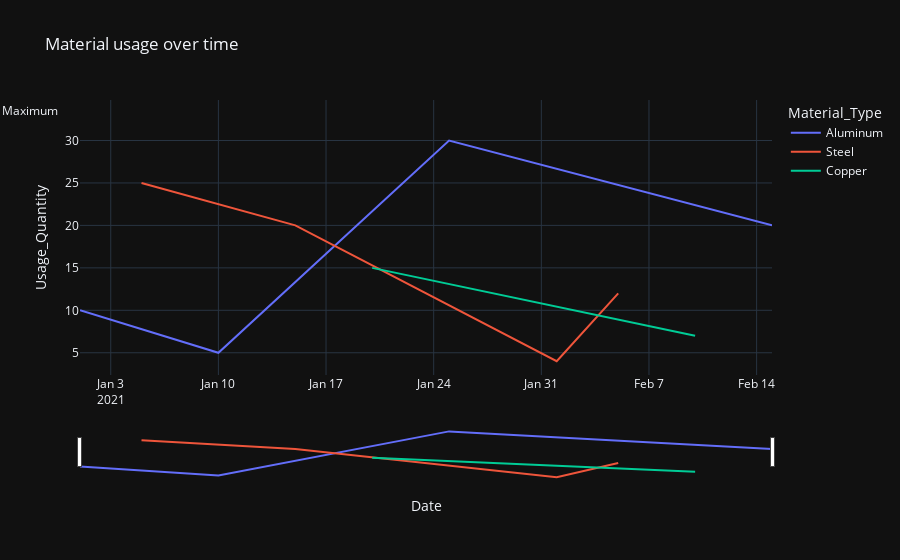

The notebook cell this image was saved under:
### Code cell
# using plotly's api to add the features
fig = px.line(data, x="Date", y="Quantity", color="Material_Type", title="Material usage over time", 
            labels={"Quantity": "Usage_Quantity", "Date": "Date", "Material_Type":"Material_Type"}, 
            template="plotly_dark")

fig.update_xaxes(rangeslider_visible=True)

# add annotations (example: annotate maximum value, can be customized further)
max_point = data[data["Quantity"] == data["Quantity"].max()]
fig.add_annotation(x=max_point["Date"].values[0], y= max_point["Quantity"].values[0], text="Maximum", showarrow =True, arrowhead= 1)

fig.show()
plt.show()

### Figure 1 — Plotly figure (JSON) as saved in the notebook; plotly's stock layout.template omitted (floating-point values rounded to 4 significant figures)
{"data": [{"hovertemplate": "Material_Type=Aluminum<br>Date=%{x}<br>Usage_Quantity=%{y}<extra></extra>", "legendgroup": "Aluminum", "line": {"color": "#636efa", "dash": "solid"}, "marker": {"symbol": "circle"}, "mode": "lines", "name": "Aluminum", "orientation": "v", "showlegend": true, "type": "scatter", "x": ["2021-01-01T00:00:00", "2021-01-10T00:00:00", "2021-01-25T00:00:00", "2021-02-15T00:00:00"], "xaxis": "x", "y": [10, 5, 30, 20], "yaxis": "y"}, {"hovertemplate": "Material_Type=Steel<br>Date=%{x}<br>Usage_Quantity=%{y}<extra></extra>", "legendgroup": "Steel", "line": {"color": "#EF553B", "dash": "solid"}, "marker": {"symbol": "circle"}, "mode": "lines", "name": "Steel", "orientation": "v", "showlegend": true, "type": "scatter", "x": ["2021-01-05T00:00:00", "2021-01-15T00:00:00", "2021-02-01T00:00:00", "2021-02-05T00:00:00"], "xaxis": "x", "y": [25, 20, 4, 12], "yaxis": "y"}, {"hovertemplate": "Material_Type=Copper<br>Date=%{x}<br>Usage_Quantity=%{y}<extra></extra>", "legendgroup": "Copper", "line": {"color": "#00cc96", "dash": "solid"}, "marker": {"symbol": "circle"}, "mode": "lines", "name": "Copper", "orientation": "v", "showlegend": true, "type": "scatter", "x": ["2021-01-20T00:00:00", "2021-02-10T00:00:00"], "xaxis": "x", "y": [15, 7], "yaxis": "y"}], "layout": {"annotations": [{"arrowhead": 1, "showarrow": true, "text": "Maximum", "x": 1611532800000000000, "y": 30}], "legend": {"title": {"text": "Material_Type"}, "tracegroupgap": 0}, "title": {"text": "Material usage over time"}, "xaxis": {"anchor": "y", "domain": [0, 1], "rangeslider": {"visible": true}, "title": {"text": "Date"}}, "yaxis": {"anchor": "x", "domain": [0, 1], "title": {"text": "Usage_Quantity"}}}}
